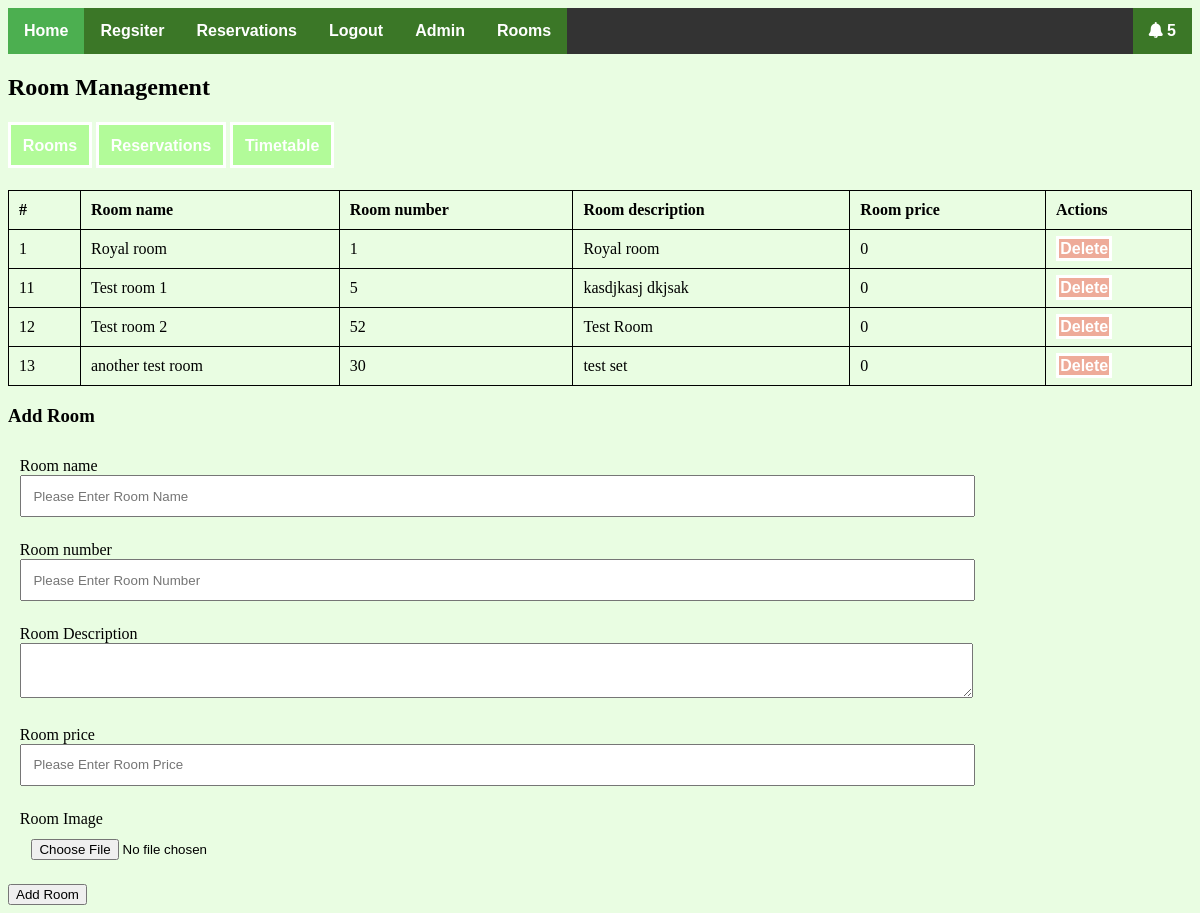
/pages/room.php (signed in), run on the app's committed database.
### tables this page shows
CREATE TABLE `rooms` (
  `id` int(11) NOT NULL,
  `room_name` varchar(255) NOT NULL,
  `room_number` int(11) NOT NULL,
  `description` text NOT NULL,
  `image` varchar(255) NOT NULL,
  `price` double NOT NULL
);

### pages/room.php (the view, shortened to what this page needs)
<!DOCTYPE html>
<html>
<head>
  <link rel="stylesheet" type="text/css" href="../css/fontawesome-all.min.css">
  <link rel="stylesheet" type="text/css" href="../css/style.css">
</head>
<body>
<?php
        include('config.php');
  ?>
<ul>
    <li><a href="../index.php" class="active">Home</a></li>
    <li><a href="register.php">Regsiter</a></li>
    <?php if (isset($_SESSION['login'])) { ?>
      <li><a href="reservations.php">Reservations</a></li>
      <li><a href="logout.php">Logout</a></li>
      <?php if (isset($_SESSION['is_admin']) && ($_SESSION['is_admin'] == "1")) { ?>
        <li><a href="admin.php">Admin</a></li>
        <?php
          $sql = "SELECT * FROM notifications WHERE seen = 0";
          $result = mysqli_query($connection, $sql);
        ?>
        <li style="float:right;"><a href="notification.php"><i class="fas fa-bell"></i> <?=  $result->num_rows > 0 ? $result->num_rows : "" ?>
          </a></li>
      <?php } ?>
    <?php } else { ?>
      <li><a href="login.php">Login</a></li>
    <?php } ?>
    <li><a href="rooms.php">Rooms</a></li>
  </ul>
  <h2>Room Management</h2>
  <div class="admin-links">
    <a href="room.php">Rooms</a>
    <a href="booking.php">Reservations</a>
    <a href='timetable.php'>Timetable</a>
  </div>
  <table style="width:100%">
  <tr>
    <th>#</th>
    <th>Room name</th>
    <th>Room number</th>
    <th>Room description</th>
    <th>Room price</th>
    <th>Actions</th>
  </tr>
  <?php
    $sql = "SELECT * FROM rooms";
    $rooms = mysqli_query($connection, $sql);
    if ($rooms->num_rows > 0) {
      while ($row = mysqli_fetch_assoc($rooms)) {
         echo "<tr>";
          echo "<td>".$row['id']."</td>";
          echo "<td>".$row['room_name']."</td>";
          echo "<td>".$row['room_number']."</td>";
          echo "<td>".$row['description']."</td>";
          echo "<td>".$row['price']."</td>";
          echo "<td><a href='deleteRoom.php?id=".$row['id']."' class='delete'>Delete</a></td>";
         echo "</tr>";
      }
    }
  ?>
</table>
  <h3>Add Room</h3>
  <form action="room.php" method="POST" enctype="multipart/form-data">
    <div class="form-group">
      <label for="room_name">Room name</label>
      <input type="text" name="room_name" id="room_name" placeholder="Please Enter Room Name">
    </div>
    <div class="form-group">
      <label for="room_number">Room number</label>
      <input type="number" name="room_number" id="room_number" placeholder="Please Enter Room Number">
    </div>
    <div class="form-group">
      <label for="description">Room Description</label>
      <textarea id="description" name="description"></textarea>
    </div>
    <div class="form-group">
      <label for="price">Room price</label>
      <input type="text" name="price" id="price" placeholder="Please Enter Room Price">
    </div>
    <div class="form-group">
      <label for="image">Room Image</label>
      <input type="file" name="image">
    </div>
    <input type="submit" name="submit" value="Add Room">
  </form>
</body>
</html>

### css/style.css (style rules this page uses)
body { background-color: #4bf5131f; }
.form-group { padding: 1%; }
.form-group label { display: block; }
.form-group input, .form-group select, .form-group textarea { width: 80%; padding: 1% }
a { text-decoration: none; background-color: #4bf51359; border: solid 3px #fff; padding: 1%; color: #fff; font-weight: bold; font-family: sans-serif; }
.admin-links { margin: 3% auto; }
table, th, td { border: 1px solid black; border-collapse: collapse; }
th, td { padding: 10px; }
th { text-align: left; }
.delete { background-color: #f5131359; }
ul { list-style-type: none; margin: 0; padding: 0; overflow: hidden; background-color: #333; }
li { float: left; }
li a { display: block !important; color: white !important; text-align: center !important; padding: 14px 16px !important; text-decoration: none !important; border: 0px !important; }
.active { background-color: #4CAF50 !important; }

### data on the page
rooms: id "1", room_name "Royal room", room_number "1", description "Royal room", price "0"
rooms: id "11", room_name "Test room 1", room_number "5", description "kasdjkasj dkjsak", price "0"
rooms: id "12", room_name "Test room 2", room_number "52", description "Test Room", price "0"
rooms: id "13", room_name "another test room", room_number "30", description "test set", price "0"

### other printed values
$result->num_rows "5"
